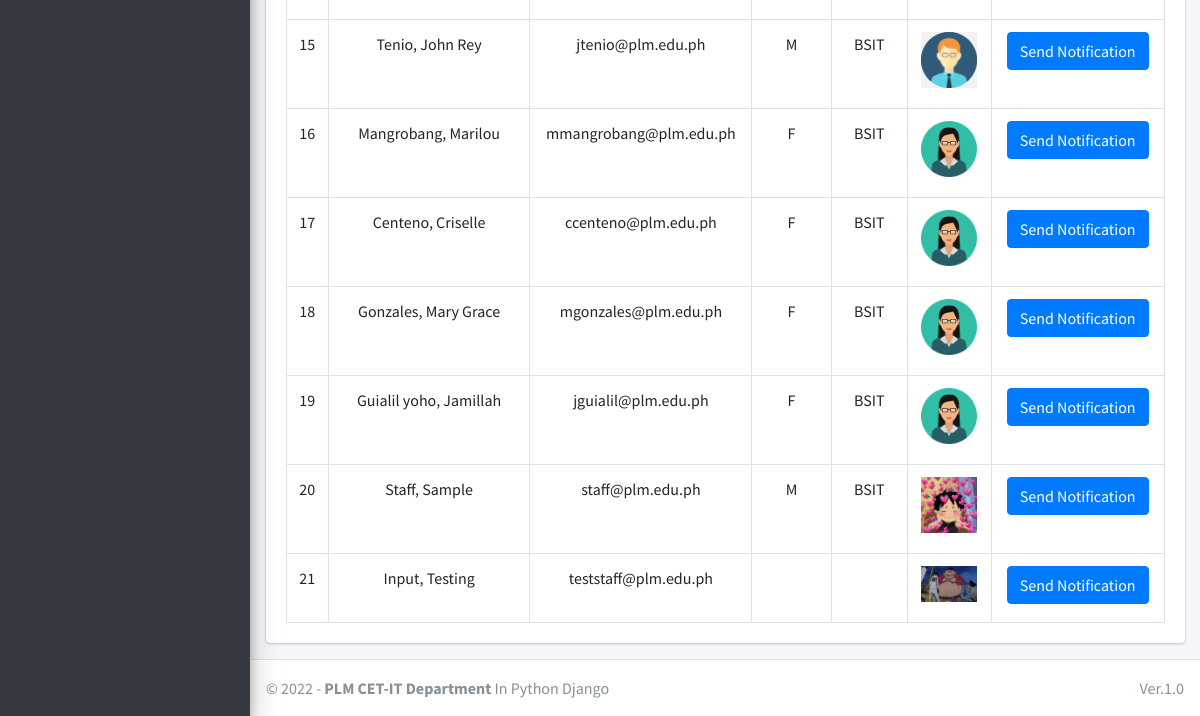
/admin_notify_staff (signed in, lower part), run on an earlier commit of the app's database.
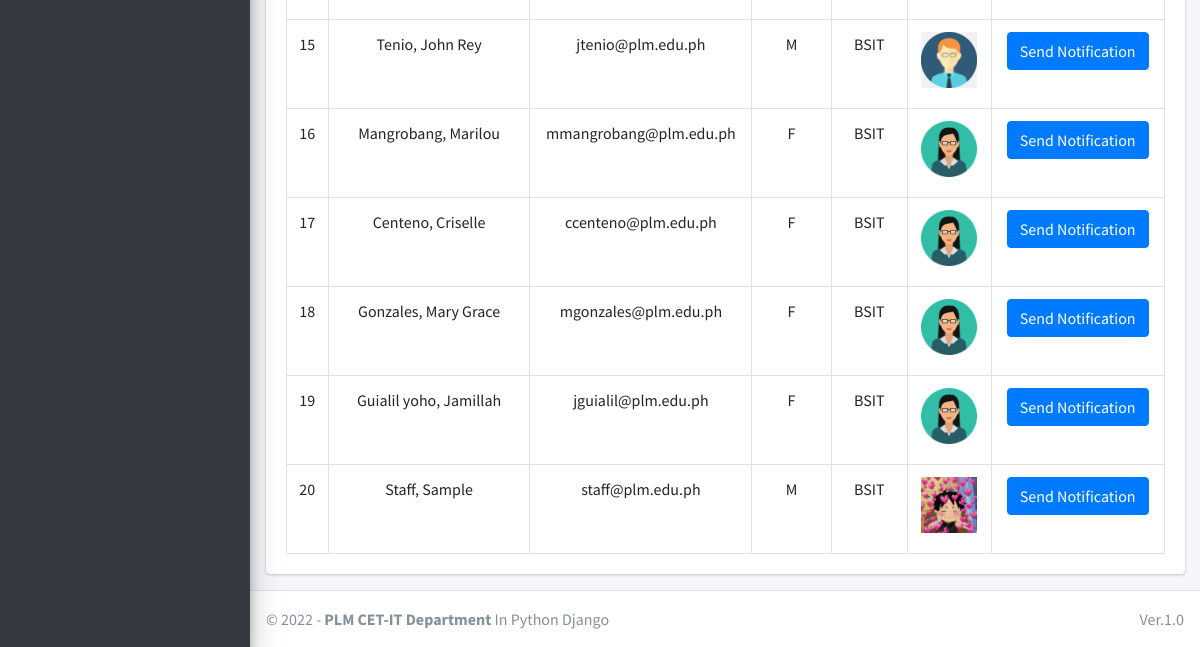
And on a later commit of the database.
### main_app/models.py (models this page shows, shortened)
class CustomUser(AbstractUser):
    USER_TYPE = ((1, "HOD"), (2, "Staff"), (3, "Student"))
    GENDER = [("M", "Male"), ("F", "Female")]
    username = None  # Removed username, using email instead
    email = models.EmailField(unique=True)
    user_type = models.CharField(default=1, choices=USER_TYPE, max_length=1)
    gender = models.CharField(max_length=1, choices=GENDER)
    profile_pic = models.ImageField()
    address = models.TextField()
    fcm_token = models.TextField(default="")  # For firebase notifications
    created_at = models.DateTimeField(auto_now_add=True)
    updated_at = models.DateTimeField(auto_now=True)
    USERNAME_FIELD = "email"
    REQUIRED_FIELDS = []
    objects = CustomUserManager()
    def __str__(self):
        return self.last_name + ", " + self.first_name

class Staff(models.Model):
    course = models.ForeignKey(Course, on_delete=models.DO_NOTHING, null=True, blank=False)
    admin = models.OneToOneField(CustomUser, on_delete=models.CASCADE)

class Course(models.Model):
    name = models.CharField(max_length=120)
    created_at = models.DateTimeField(auto_now_add=True)
    updated_at = models.DateTimeField(auto_now=True)

### main_app/hod_views.py (the view)
# urls.py: path("admin_notify_staff", hod_views.admin_notify_staff,
def admin_notify_staff(request):
    staff = CustomUser.objects.filter(user_type=2)
    context = {
        'page_title': "Send Notifications To Faculty",
        'allStaff': staff
    }
    return render(request, "hod_template/staff_notification.html", context)

### main_app/templates/hod_template/staff_notification.html (shortened to what this page needs)
{% extends 'main_app/base.html' %}
{% load static %}
{% block content %}
<section class="content">
    <div class="container-fluid">
        <div class="row">
            <div class="col-md-12">
                <div class="card">
                    <div class="card-body">
                        <table id="example2" class="table table-bordered table-hover">
                            <tbody align="center">
                                {% for staff in allStaff %}
                                <tr>
                                    <td>{{ forloop.counter }}</td>
                                    <td>{{staff.last_name}}, {{staff.first_name}}</td>
                                    <td>{{staff.email}}</td>
                                    <td>{{staff.gender}}</td>
                                    <td>{{staff.staff.course.name}}</td>
                                    <td>
                                        {% if staff.profile_pic == ""  %}
                                        No Image
                                        {% else %}
                                        <img class="img img-fluid mb-2" height="56" width="56"
                                            src="{{staff.profile_pic}}" alt="">
                                        {% endif %}
                                    </td>
                                    <td><button data-toggle = "modal" data-target = "#myModal"class="btn btn-primary show_notification" value="{{staff.id}}">Send Notification</button>
                                    </td>
                                </tr>
                                {% endfor %}
                            </tbody>
                        </table>
                    </div>
                </div>
            </div>
        </div>
    </div>
</section>
{% endblock content %}

What changed in the data, as far as the page shows it:
removed CustomUser: last_name "Input", first_name "Testing", email "teststaff@plm.edu.ph", profile_pic (picture), {{ staff.id }} 63 (drawn)
